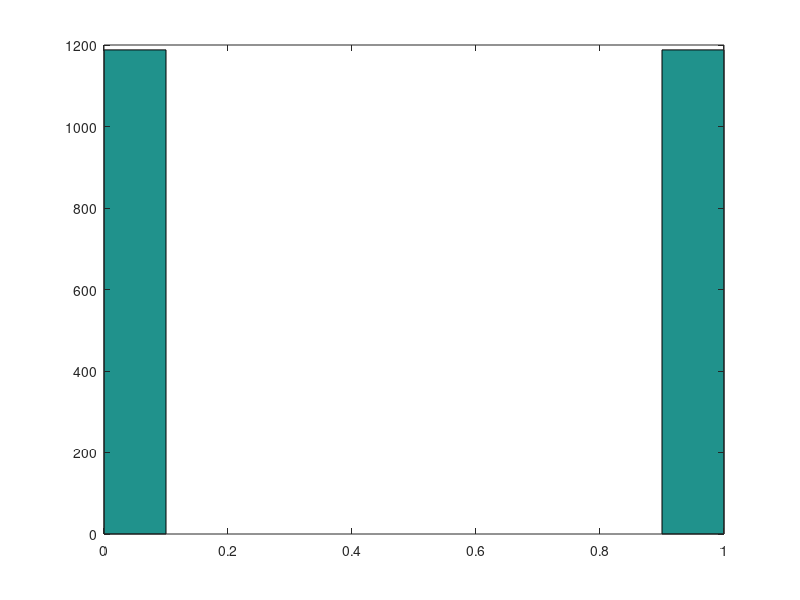

MATLAB code for this plot: (Note: this script raises an error after producing the figure.)
%% Project - Implement Logistic Regression
% Clear all variables and close all plots
clear all; close all; clc;
%% ******************* Loading Data **********************
lambda_values = [0 0.001 0.003 0.01 0.03 0.1 0.3 1 3 10];
threshold = 0.5;

%Trainig data
TrainData = load('TrainData.csv');
disp('The dataset was loaded sucessfully!');
TrainX = TrainData(:,1:end-1);% features
TrainY = TrainData(:,end);% class labels

% plot the class Histogram.
figure(1);
hist(TrainY);

%Tsting data
TestData = load('TestData.csv');
disp('The test dataset was loaded sucessfully!');
TestX = TestData(:,1:end-1);% features
TestY = TestData(:,end);% class labels
%% Testing + No normalization
%Training part
disp('without normalization.');
[theta, lambda] = TrainLRModel(TrainX, TrainY, lambda_values);
fprintf('The selected Lambda value is:%f\n', lambda); % = 0.00
disp('Theta values are:');
disp(theta);
y_predicted1 = PredictClass(TestX, theta, threshold);
TestPerformance(TestY, y_predicted1);

%% Testing + normalization

% Training part
TrainXNorm = normalizeFeatures(TrainX); % normalized features.
TestXNorm = normalizeFeatures(TestX); % normalized features.
[theta, lambda] = TrainLRModel(TrainXNorm, TrainY, lambda_values);
fprintf('The selected Lambda value is:%f\n', lambda); % 0.001
disp('Theta values are:');
disp(theta);
y_predicted2 = PredictClass(TestXNorm, theta, threshold);
TestPerformance(TestY, y_predicted2);

%% Final Code
disp("Done.");